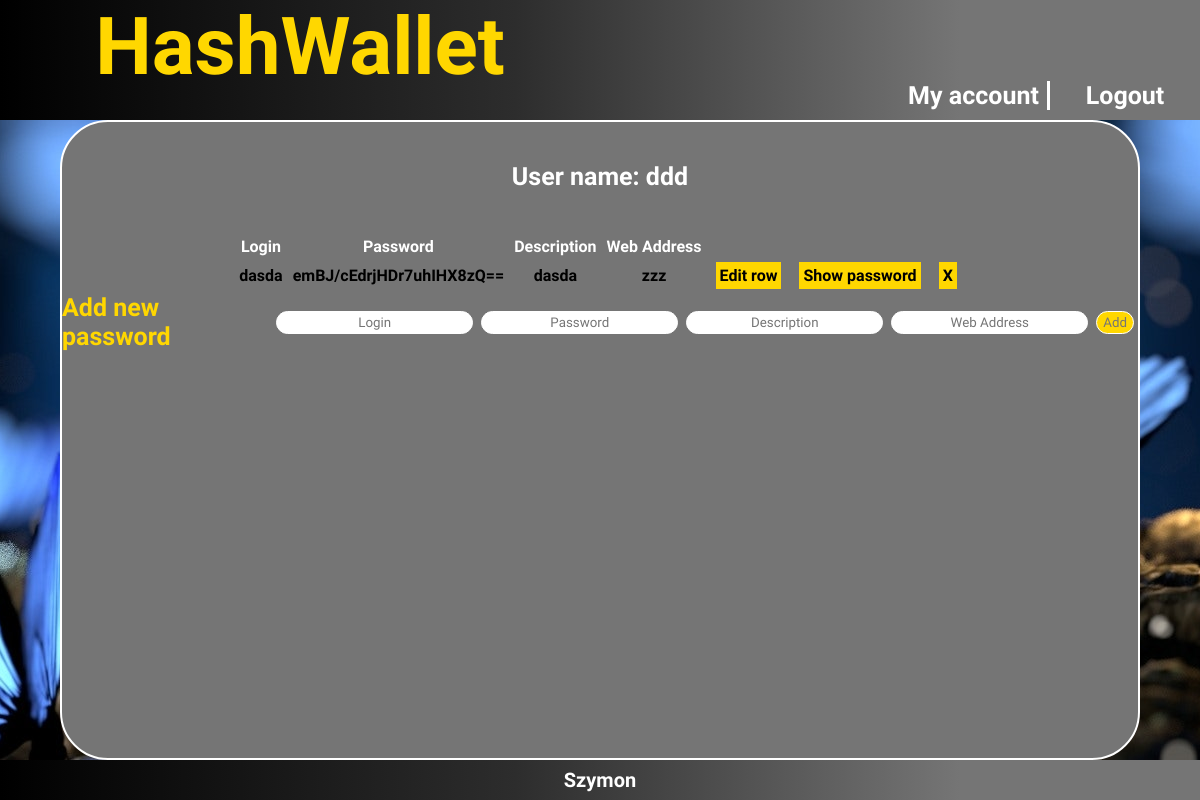
Screenshot of /controllers/mainBoardNewPassword.php (signed in) with the database file from the repository.
### tables this page shows
CREATE TABLE `password` (
  `id_password` int(11) NOT NULL,
  `login` varchar(80) NOT NULL,
  `password` varchar(256) NOT NULL,
  `web_address` varchar(100) NOT NULL,
  `description` varchar(256) NOT NULL,
  `userId` int(10) NOT NULL
);

### controllers/classes/Baza.php (called while the page is built, shortened)
<?php
class Baza {
    private $mysqli;
    public function __construct($serwer, $user, $pass, $baza) {
        $this->mysqli = new mysqli($serwer, $user, $pass, $baza);
    }
    function getPasswordRow($userId)
    {
        $tresc = [];
        if ($result = $this->mysqli->query("select * from password where userId='$userId'")) {
            while ($row = $result->fetch_object()) {
                  array_push($tresc,$row);
              }
        }
        return $tresc;
    }
}
?>

### controllers/mainBoardNewPassword.php (the view, shortened to what this page needs)
<!DOCTYPE html>
<html lang="pl">
<head>
    <link rel="stylesheet" href="../css/style.css">
    <link rel="stylesheet" href="../css/mainBoard.css">
</head>
<body>
<header>
    <div class="baner">
        HashWallet
    </div>
    <div class="navigation">
        <div class="right">
            <div  id="nav-hover" >
                <a href="#">My account</a>
            </div>
            <div class="main-button"> <a href='login.php?akcja=wyloguj' >Logout</a></div>
        </div>
    </div>
</header>
<div class=main>
    <div class="plansza-tlo">
        <?php
        $db = new Baza("localhost", "root", "", "bsiBase");
        $passOb=new Password();
        $login=$_SESSION['login'];
        $userId=$_SESSION['userId'];
        echo '<div class="login">';
        echo  $passOb->showLogin($login);
        echo '</div>';
        echo '<div class="wallet">';
        $res=$db->getPasswordRow($userId);
        if($res!=null) {
            echo '<table>';
            echo '<thead>';
            echo '<tr>';
            echo '<th>Login</th>';
            echo '<th>Password</th>';
            echo '<th>Description</th>';
            echo '<th>Web Address</th>';
            echo '<th> </th>';
            echo '</tr>';
            echo '</thead>';
        }
        foreach ($res as $passwords){
            echo '<tr>';
            echo '<th>'.$passwords->login.'</th>';
            echo '<th>'.$passwords->password.'</th>';
            echo '<th>'.$passwords->description.'</th>';
            echo '<th>'.$passwords->web_address.'</th>';
            echo '<th>'."<a href='mainBoardEditPassword.php?edit=$passwords->id_password'>Edit row</a>".'</th>';
            echo '<th>'."<a href='mainBoardShowPasswords.php?show=$passwords->id_password'>Show password</a>".'</th>';
            echo '<th>'."<a href='mainBoardAction.php?delete=$passwords->id_password'>X</a>".'</th>';
        }
        echo'</table>';
        echo '</div>';
        ?>
        <div class="plansza-form">
            <form action="mainBoardAction.php" method="post">
                <div style="color: gold;font-size: 25px;">Add new password<br></div>
                <input name="login" placeholder="Login"><br>
                <input name="password" placeholder="Password"><br>
                <input name="description" placeholder="Description"><br>
                <input name="webAddress" placeholder="Web Address"><br>
                <input type="submit" value="Add" name="addPassword">
            </form>
        </div>
    </div>
</div>
<footer>
    <div >Szymon</div>
</footer>
</body>
</html>

### css/style.css (style rules this page uses)
body { width: 100vw; font-family: 'Acme', sans-serif; font-weight: 1000; margin: 0; color: #fff; height: 100vh; }
a { text-decoration: none; color: #fff; }
.baner { box-sizing: border-box; color: gold; font-size: 10vh; text-align: center; width: 50vw; height: 80%; }
header { background: linear-gradient(90deg, rgba(0,0,0,1) 0%, rgba(45,45,45,1) 43%, rgba(117,117,117,1) 80%, rgba(117,117,117,1) 100%); display: flex; flex-direction: row; flex-wrap:wrap; height: 15vh; width: 100%; }
.navigation { box-sizing: border-box; width: 50vw; display: flex; justify-content: flex-end; flex-wrap: wrap; font-size: 25px; }
.right { min-width: 50%; display: flex; justify-content:space-around; flex-wrap: wrap; align-content:flex-end; padding-bottom: 10px; text-align: center; }
.main-button { justify-content: center; list-style: none; width: 50%; }
#nav-hover { box-sizing: border-box; border-left: 3px solid #fff; width: 50%; position: relative; }
.main { background: url("zdjecia/slide1.jpg")no-repeat fixed center; min-height: 80vh; display: flex; justify-content: center; align-items: center; }
footer { box-sizing: border-box; display: flex; font-size: 20px; text-align: center; background: linear-gradient(90deg, rgba(0,0,0,1) 0%, rgba(45,45,45,1) 43%, rgba(117,117,117,1) 80%, rgba(117,117,117,1) 100%); width: 100%; height: 5vh; align-items: center; justify-content: center; }

### css/mainBoard.css (style rules this page uses)
#nav-hover { border-left: 0; border-right: 3px solid #fff; }
.main a { background: gold; color: black; padding: 4px; margin: 4px; }
.main table th { padding: 4px; }
.main table thead { color: white; }
.plansza-tlo { background: rgba(117,117,117,1); box-sizing: border-box; border: 2px solid white; border-radius: 6vh; width: 90%; min-height: 80vh; flex-direction: column; color: black; display: flex; align-items: center; }
.login { color: white; font-size: 25px; margin: 40px 0; }
.plansza-form input { font-family: 'Acme', sans-serif; box-sizing: border-box; border: 1px solid white; margin: 4px; display: block; outline: none; height: 23px; text-align: center; border-radius: 10vw; color: rgba(117,117,117); }
.plansza-form form { display: flex; align-items: center; }
.plansza-form input[type="submit"] { width: auto; background: gold; }

### rows the page displays
password: login "dasda", password "emBJ/cEdrjHDr7uhIHX8zQ==", description "dasda", web_address "zzz"

### other values shown
$login "ddd"
